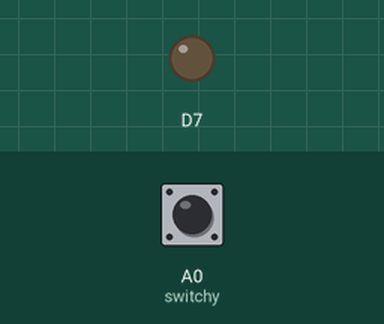
Recording of a sketch running on a simulated Particle Photon. On the bench: output pins drawn as LEDs (lit = HIGH). Dashed ring = blinking. The test bench sets the inputs (shaded band); at power-on: A0 (switchy) HIGH. Random numbers use the default seed unless the sketch sets one.

Above: at 1.2 s.
1.3 s: A0 (switchy) pulled LOW for 1 s
At 1.6 s:
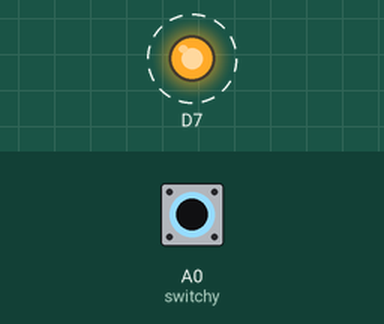
3.8 s: A0 (switchy) pulled LOW for 3.2 s
At 8.2 s:
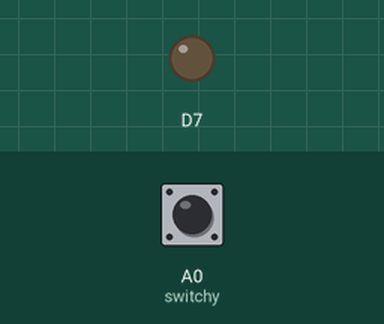
Timing chart, 0 to 9.7 s (numbered marks = the images above; inputs shaded):
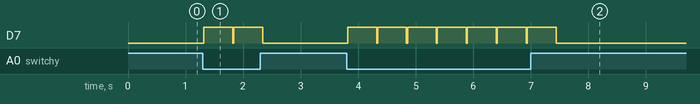

Measured:
- after the input at 1.3 s, D7: alternates HIGH for 0.50 s and LOW for 0.02 s, 4 changes in all, then stays LOW, starting at once
- after the input at 3.8 s, D7: alternates HIGH for 0.50 s and LOW for 0.02 s, 14 changes in all, then stays LOW, starting at once

The sketch:

Webhooks.ino
```cpp
/*
 * Project Webhooks
 * Description:
 * Author:
 * Date:
 */

const int switchy = A0;
const int minTemp = 0;
const int maxTemp = 100;
// setup() runs once, when the device is first turned on.
void setup() {
  // Put initialization like pinMode and begin functions here.
  pinMode(switchy, INPUT_PULLUP);
  pinMode(D7,OUTPUT);
}

// loop() runs over and over again, as quickly as it can execute.
void loop() {
  // The core of your code will likely live here.
  if(digitalRead(switchy) == LOW){
    int temperature = random(minTemp,maxTemp);
    Particle.publish("tempertemper", String::format("%d",temperature));
    digitalWrite(D7,HIGH);
    delay(500);
    digitalWrite(D7,LOW);
  }
}
```
